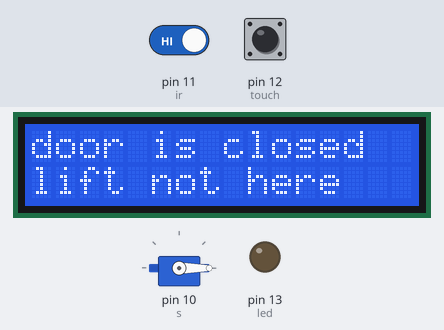
Bench run of a sketch on a simulated Arduino Uno, built with avr-gcc and run on an emulated ATmega328P. Parts: 16×2 character LCD, servo, output pins drawn as LEDs (lit = HIGH). Inputs (shaded band) come from the test bench; at power-on: pin 11 (ir) HIGH, pin 12 (touch) LOW.

Above: at 4.2 s.
4.3 s: pin 11 (ir) driven LOW
At 5.3 s:
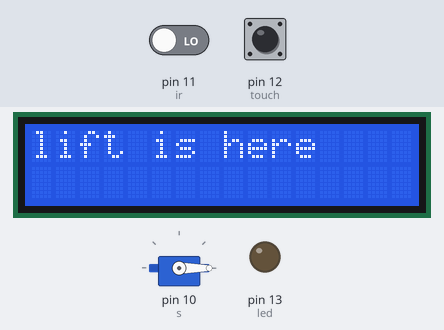
7.3 s: pin 12 (touch) pulled HIGH for 3.2 s
At 9.3 s:
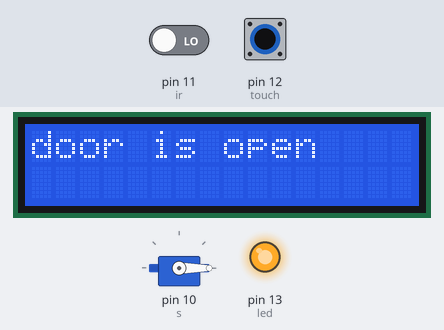
12.0 s: pin 11 (ir) driven HIGH
At 14.8 s:
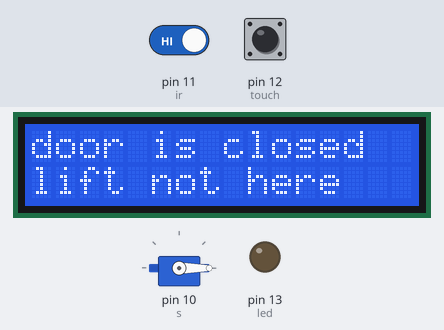
15.0 s: pin 12 (touch) pulled HIGH for 3.2 s
At 15.9 s:
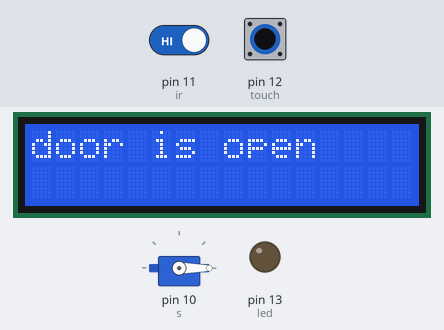
19.8 s: pin 12 (touch) pulled HIGH for 0.2 s
At 21.3 s:
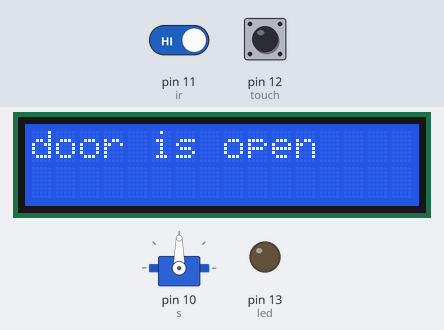
Timing chart, 0 to 23.0 s (numbered marks = the images above; inputs shaded):
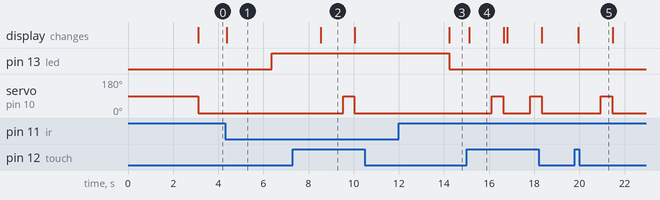

Measured:
- after the input at 4.3 s, pin 13 (led): LOW → HIGH after 2.1 s; the display: changes after 0.07 s (image 1)
- after the input at 7.3 s, servo on pin 10 (s): 0° → 90° after 2.2 s, → 0° 0.50 s later; the display: changes after 1.2 s (image 2)
- after the input at 12.0 s, pin 13 (led): HIGH → LOW after 2.2 s; the display: changes after 2.2 s (image 3)
- after the input at 15.0 s, servo on pin 10 (s): alternates 90° for 0.51 s and 0° for 1.2 s, starting after 1.1 s; the display: changes after 0.12 s (image 4)
- after the input at 19.8 s, servo on pin 10 (s): 0° → 90° after 1.2 s, → 0° 0.50 s later; the display: changes after 0.15 s (image 5)
- what the display in image 2 shows lasts 1.5 s, from 8.5 s to 10.0 s

The sketch:

proj1.ino
```cpp
#include<LiquidCrystal_I2C.h>
#include <Servo.h>
LiquidCrystal_I2C lcd(0x27,16,2);
int led =13;
int touch = 12;
int ir =11;
Servo s;

void setup() {
lcd.init(); // init= initialisation of lcd
lcd.backlight(); // to turn the backlight
pinMode(led, OUTPUT);
pinMode (touch , INPUT );
pinMode (ir , INPUT );
s.attach (10);
lcd.setCursor (0,0);
lcd.print("touch for door ");
lcd.setCursor (0,1);
lcd.print("ir for lift");
delay (3000);
}

void loop() {
touch = digitalRead (12);
ir= digitalRead (11);
if (touch == 1){
  lcd.clear();
  lcd.setCursor (0,0);
  lcd.print("door is open ");
  delay(1000);
  s.write(90);
  delay(500);
  s.write(0);
}
 if (ir ==  0)
{
  lcd.clear();
  lcd.setCursor (0,0);
  lcd.print("lift is here ");
  delay(2000);
  digitalWrite(led, 1);
  delay(2000);
}

if (touch != 1 , ir !=0)
{
lcd.clear();
lcd.setCursor (0,0);
lcd.print("door is closed ");
lcd.setCursor (0,1);
lcd.print("lift not here");
digitalWrite(led, 0);
s.write(0);

}
delay (150);
}
```
